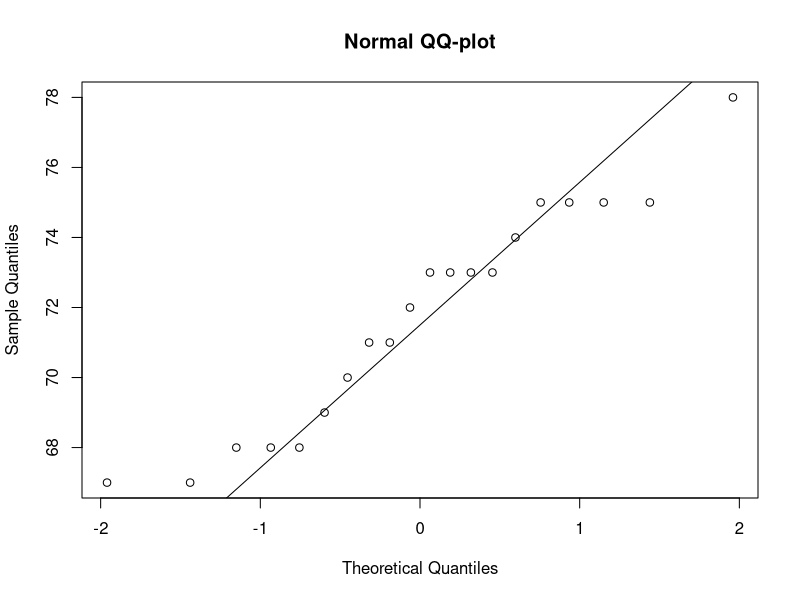
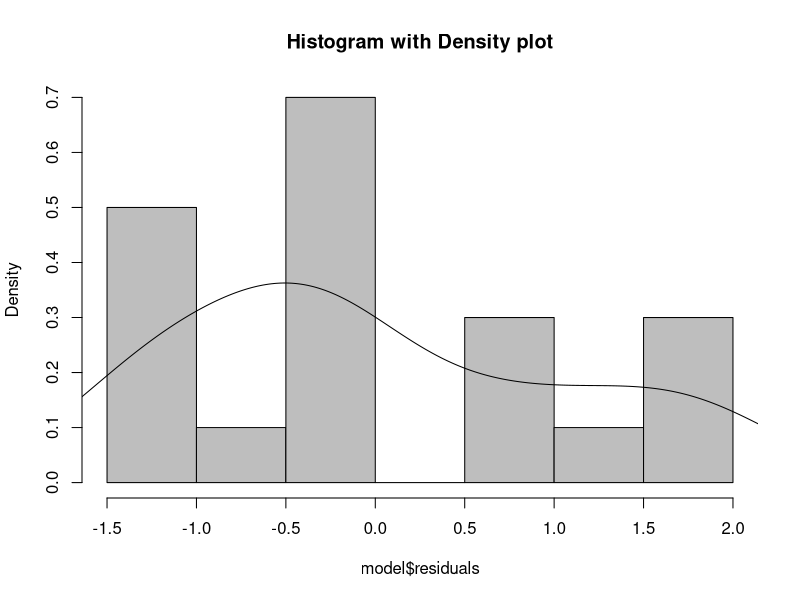
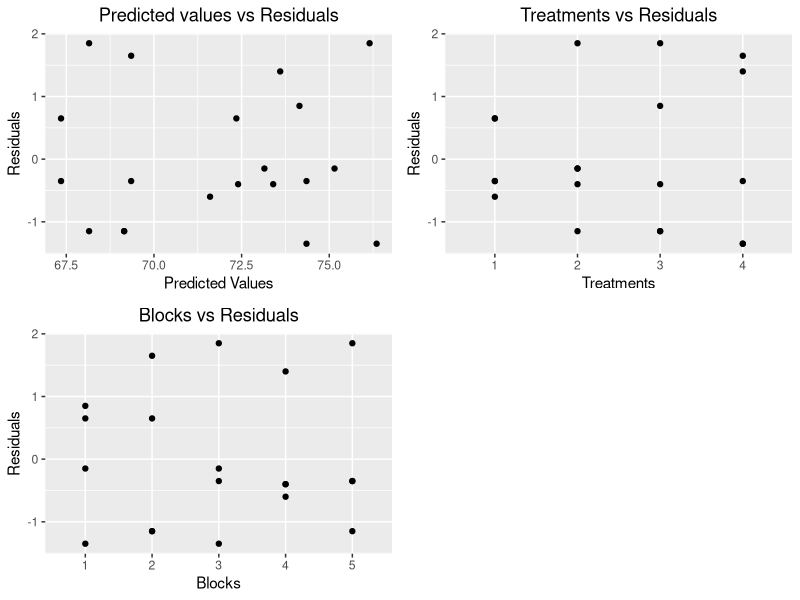

Source code (R) for these figures, in order: (Note: this script raises an error after producing the figures.)
library("dplyr")
library("ggplot2")
library("grid")
library("gridExtra")

#Q1
# ANOVA
df <- data.frame(
            agents = c(rep(1, 5), rep(2, 5), rep(3, 5), rep(4, 5)),
            bolts = rep(c(1, 2, 3, 4, 5), times = 4),
            strength = c(73, 68, 74, 71, 67, 73, 67, 75, 72, 70, 75, 68, 78, 73, 68, 73, 71, 75, 75, 69)
)
# factorize the variables
df$agents <- as.factor(df$agents)
df$bolts <- as.factor(df$bolts)

# ANOVA
model <- aov(strength ~ agents + bolts, data = df)
summary(model)

# break down the ANOVA
## grand mean
attach(df)
mean(strength)

## mean diff by each agents categories
df %>% 
    group_by(agents) %>%
        summarise_at(vars(strength), list(means = mean)) %>%
            as.data.frame() %>%
                mutate(diff_sqr = (means - mean(means))^2) %>%
                mutate(diff_sum = sum(diff_sqr)) -> df_agents
## mean diff by each bolts categories
df %>% 
    group_by(bolts) %>%
        summarise_at(vars(strength), list(means = mean)) %>%
            as.data.frame() %>%
                mutate(diff_sqr = (means - mean(means))^2) %>%
                mutate(diff_sum = sum(diff_sqr)) -> df_bolts

## diff by each cell -> SSE
## merge by agents column
tmp1 <- merge(df, df_agents[, c(1, 2)], by = "agents")
tmp2 <- merge(tmp1, df_bolts[, c(1, 2)], by = "bolts")
tmp2 %>%
    mutate(
        diff_sqr = (strength - means.x - means.y + mean(strength))^2,
        diff_sum = sum(diff_sqr)
        )



# Assumption check
## check normality assumption
qqnorm(df$strength, pch = 1, main = "Normal QQ-plot")
qqline(df$strength)

## Shapiro-Wilk normality test
shapiro.test(model$residuals)

## residual plot
### model prediction
### histogram and density plot

hist(model$residuals, col = "gray", prob = TRUE, 
    main = "Histogram with Density plot")
lines(density(model$residuals))

g_1 <- ggplot(df, aes(x = predict(model), y = model$residuals)) +
    geom_point() +
    geom_abline(intercept = 0, slope = 1) +
    labs(x = "Predicted Values", y = "Residuals",
        title = "Predicted values vs Residuals") +
    theme(plot.title = element_text(hjust = 0.5))

g_2 <- ggplot(df, aes(x = agents, y = model$residuals)) +
    geom_point() +
    labs(x = "Treatments", y = "Residuals",
        title = "Treatments vs Residuals") +
    theme(plot.title = element_text(hjust = 0.5))

g_3 <- ggplot(df, aes(x = bolts, y = model$residuals)) +
    geom_point() +
    labs(x = "Blocks", y = "Residuals",
        title = "Blocks vs Residuals") +
    theme(plot.title = element_text(hjust = 0.5))

# multiple graph on 1 page
grid.arrange(g_1, g_2, g_3, ncol = 2, nrow = 2)

# Pairwise comparison
## Tukey
TukeyHSD(model, conf.level = .95)

## Bonferroni
pairwise.t.test(df$strength, df$agents, p.adjust.method = "bonferroni")



# Q2
# dataframe
df2 <- data.frame(
            temp = c(rep(5, 5), rep(10, 5), rep(15, 5), rep(20, 5)),
            oven = rep(c(1, 2, 3, 4, 5), times = 4),
            strength = c(3, 10, 7, 4, 3, 3, 8, 12, 2, 4, 9, 
                        13, 15, 3, 10, 7, 12, 9, 8, 13)
            )

# factorize the variables
df2$temp <- as.factor(df2$temp)
df2$oven <- as.factor(df2$oven)

## ANOVA
model2 <- aov(strength ~ temp + oven, data = df2)
summary(model2)

## Tukey method
TukeyHSD(model2, conf.level = .95)


# Q3
df3 <- data.frame(
            detergent = c(rep(1, 3), rep(2, 3), rep(3, 3), rep(4, 3)),
            stain = rep(c(1, 2, 3), times = 4),
            cleaness = c(45, 43, 51, 47, 46, 52, 48, 50, 55, 42, 37, 49)
        )
# factorize the variables
df3$detergent <- as.factor(df3$detergent)
df3$stain <- as.factor(df3$stain)

# ANOVA
model3 <- aov(cleaness ~ detergent + stain, data = df3)
summary(model3)

pred <- predict(lm(cleaness ~ detergent + stain), df3, se.fit = TRUE)
vec <- c()
vec <- pred$fit
vec2 <- vec^2
df3 <- data.frame(
            y = vec,
            q = vec2
        )

# break down the ANOVA
## grand mean
attach(df3)
mean(cleaness)

## mean diff by each detergent (treatment) categories
df3 %>% 
    group_by(detergent) %>%
        summarise_at(vars(cleaness), list(det_means = mean)) %>%
            as.data.frame() -> df_detergent
## mean diff by each stain (block) categories
df3 %>% 
    group_by(stain) %>%
        summarise_at(vars(cleaness), list(means = mean)) %>%
            as.data.frame() %>%
                mutate(diff_sqr = (means - mean(means))^2) %>%
                mutate(diff_sum = sum(diff_sqr)) -> df_stain

## diff by each cell -> SSE
## merge by agents column
tmp1 <- merge(df3, df_detergent[, c(1, 2)], by = "detergent")
tmp2 <- merge(tmp1, df_stain[, c(1, 2)], by = "stain")
tmp2 %>%
    mutate(
        three_multiple = (cleaness * means.x * means.y),
        ss = mean(cleaness) * (110.92 + 135.17 + (mean(cleaness)^2 / (3 * 2))),
        numerator = (three_multiple - ss)^2,
        denominator = ((3 * 2) * 110.92 * 135.17),
        SSn = sum(numerator / denominator)
        )

tmp2 %>%
    mutate(
        three_multiple = (cleaness * means.x * means.y),
        ss = mean(cleaness),
        s =  (110.92 + 135.17 + (mean(cleaness)^2 / (3 * 2))),
        sss = ss * s)
tmp2 %>%
    mutate(
        three_multiple = (cleaness * means.x * means.y),
        sums = sum(three_multiple),
        ss = mean(cleaness) * (110.92 + 135.17 + (mean(cleaness)^2 / (3 * 2))),
        numerator = (sums - ss)^2,
        denominator = ((3 * 2) * 110.92 * 135.17),
        SSn = sum(numerator / denominator)
        )
